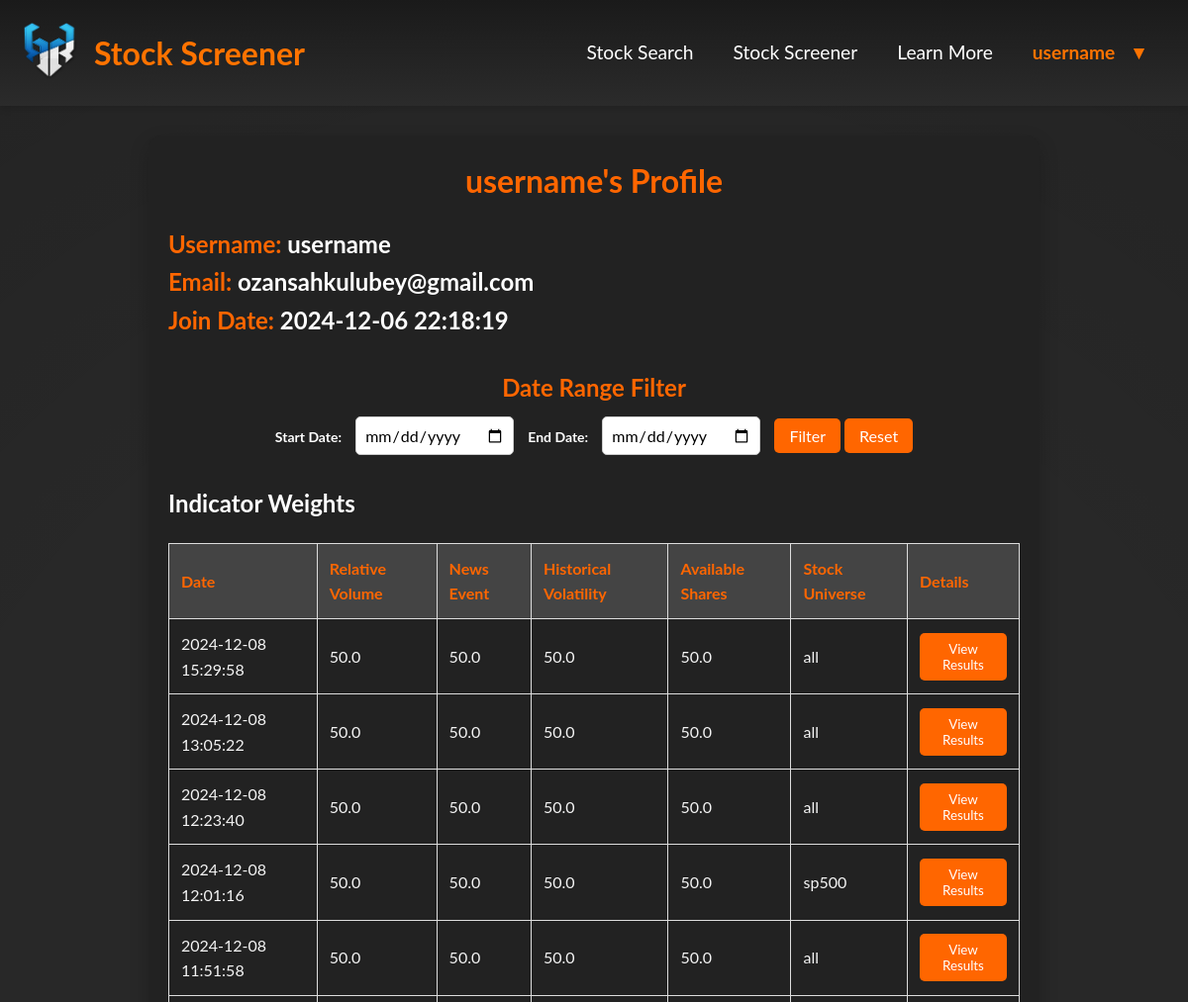
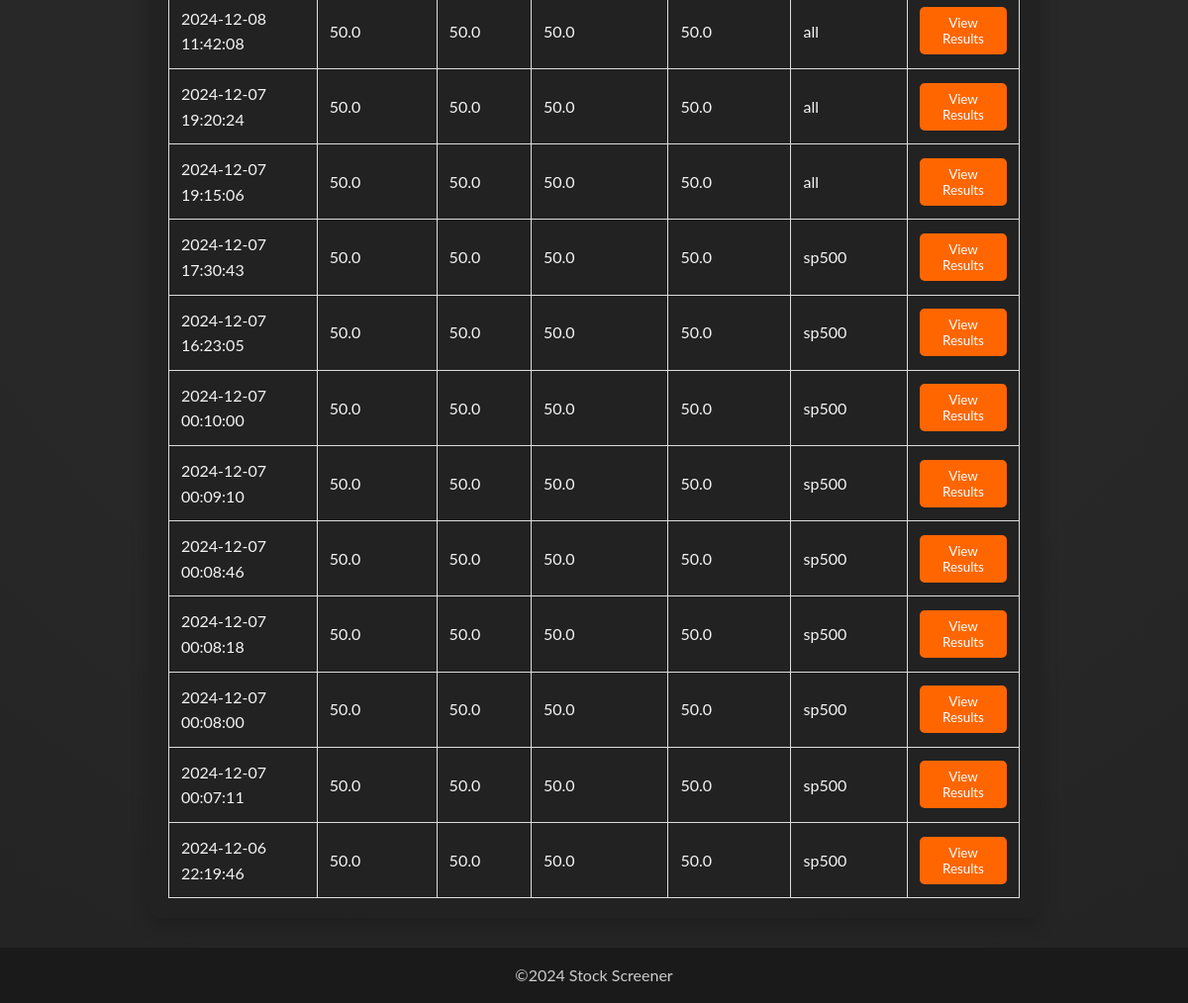
The page /history_filter (signed in) on the database its author committed (2 pictures, top to bottom).
### tables this page shows
CREATE TABLE user (
        id INTEGER PRIMARY KEY AUTOINCREMENT,
        username TEXT NOT NULL UNIQUE,
        email TEXT NOT NULL UNIQUE,
        password TEXT NOT NULL,
        created_at TIMESTAMP DEFAULT CURRENT_TIMESTAMP,
        is_verified INTEGER DEFAULT 0
    );

CREATE TABLE indicator_weights (
        id INTEGER PRIMARY KEY AUTOINCREMENT,
        user_id INTEGER,
        relative_volume REAL,
        news_event REAL,
        price_movement REAL,
        historical_volatility REAL,
        available_shares REAL,
        stock_universe TEXT,
        created_at TIMESTAMP DEFAULT CURRENT_TIMESTAMP,
        FOREIGN KEY(user_id) REFERENCES user(id)
    );

### app.py (the view)
@app.route('/history_filter', methods=['GET'])
def history_filter():
    if 'user_id' not in session:
        return "Unauthorized", 403
    start_date = request.args.get('start_date')
    end_date = request.args.get('end_date')
    data = history_controller.history_filter(session['user_id'], start_date, end_date)
    return render_template('history.html', user=data['user'], weights_with_results=data['weights_with_results'])

### app.py (called while the page is built)
@app.before_request
def require_login():
    return auth_controller.require_login()

@app.context_processor
def inject_user():
    return auth_controller.inject_user()

### controllers/auth_controller.py (called while the page is built)
    def get_db_connection(self):
        if current_app.config['TESTING']:
            conn = sqlite3.connect(':memory:')
        else:
            conn = sqlite3.connect('database/database.db')
        conn.row_factory = sqlite3.Row
        return conn

    def require_login(self):
        allowed_routes = ['login', 'register', 'forgot_password_method', 'validate_reset_otp_method',
                          'reset_password_method']
        if 'logged_in' not in session and request.endpoint not in allowed_routes:
            return redirect(url_for('login'))

    def inject_user(self):
        if 'user_id' in session:
            conn = self.get_db_connection()
            conn.execute('''CREATE TABLE IF NOT EXISTS user (
                                id INTEGER PRIMARY KEY AUTOINCREMENT,
                                username TEXT NOT NULL,
                                email TEXT NOT NULL,
                                password TEXT NOT NULL
                            )''')
            user = conn.execute('SELECT * FROM user WHERE id = ?', (session['user_id'],)).fetchone()
            conn.close()
            return {'user': dict(user) if user else None}
        return {'user': None}

### controllers/history_controller.py (called while the page is built)
    def get_db_connection(self):
        conn = sqlite3.connect('database/database.db')
        conn.row_factory = sqlite3.Row
        return conn

### templates/history.html (shortened to what this page needs)
<!doctype html>
<html lang="en">
<head>
    <link rel="stylesheet" href="{{ url_for('static', filename='global.css') }}">
    <link rel="stylesheet" href="{{ url_for('static', filename='history.css') }}">
</head>
<body>
<header>
        <nav class="navbar">
            <div class="logo-container">
                <a href="{{ url_for('stock_search') }}"><img src="{{ url_for('static', filename='image/logo.png') }}" alt="Logo" class="logo"></a>
                <a href="{{ url_for('stock_search') }}" class="nav-title">Stock Screener</a>
            </div>
            <div class="menu-container">
                <a href="{{ url_for('stock_search') }}" class="menu-item">Stock Search</a>
                <a href="{{ url_for('index') }}" class="menu-item">Stock Screener</a>
                <a href="{{ url_for('learn_more') }}" class="menu-item">Learn More</a>
                {% include 'partials/logout.html' %}
            </div>
        </nav>
    </header>
    <div class="container">
        <h1>{{ user['username'] }}'s Profile</h1>
        <h2><strong>Username:</strong> {{ user['username'] }}</h2>
        <h2><strong>Email:</strong> {{ user.email }}</h2>
        <h2><strong>Join Date:</strong> {{ user.created_at }}</h2>
        <div class="date-range-filter">
            <h2>Date Range Filter</h2>
            <form method="GET" action="/history_filter" id="date-filter-form">
                <label for="start-date">Start Date:</label>
                <input type="date" id="start-date" name="start_date" required>
                <label for="end-date">End Date:</label>
                <input type="date" id="end-date" name="end_date" required>
                <button type="submit">Filter</button>
                <button type="button" onclick="resetFilter()">Reset</button>
            </form>
        </div>
        <h2>Indicator Weights</h2>
        <table>
            <thead>
                <tr>
                    <th>Date</th>
                    <th>Relative Volume</th>
                    <th>News Event</th>
                    <th>Historical Volatility</th>
                    <th>Available Shares</th>
                    <th>Stock Universe</th>
                    <th>Details</th>
                </tr>
            </thead>
            <tbody>
                {% for item in weights_with_results %}
                <tr>
                    <td>{{ item.weight['created_at'] }}</td>
                    <td>{{ item.weight['relative_volume'] }}</td>
                    <td>{{ item.weight['news_event'] }}</td>
                    <td>{{ item.weight['historical_volatility'] }}</td>
                    <td>{{ item.weight['available_shares'] }}</td>
                    <td>{{ item.weight['stock_universe'] }}</td>
                    <td>
                        <button onclick="showPopup({{ loop.index0 }})">View Results</button>
                    </td>
                </tr>
                {% endfor %}
            </tbody>
        </table>
    </div>
      <footer>
        <div class="footer-social">
            <span>©2024 Stock Screener</span>
        </div>
    </footer>
</body>
</html>

### templates/partials/logout.html (shortened to what this page needs)
{% if user %}
    <div class="user-dropdown menu-item" style="color:#ff7300;">
        <span>{{ user['username'] }}</span>
        <span class="dropdown-icon">▼</span>
    </div>
{% else %}
<div class="logout-container">
    <a href="/login" class="login-link" style="color: #ff7300; text-decoration: none; font-weight: bold;">Login</a>
</div>
{% endif %}

### static/global.css (style rules this page uses)
* { margin: 0; padding: 0; box-sizing: border-box; font-family: "Lato", sans-serif; }
html, body { min-height: 100vh; margin: 0; background-color: #1e1e1e; color: #f4f4f4; line-height: 1.6; display: flex; flex-direction: column; }
body { background-color: #2c2c2c; background-image: radial-gradient(circle, rgba(0, 0, 0, 0.1), rgba(0, 0, 0, 0.1) 60%, rgba(0, 0, 0, 0.2)); }
a { color: #ff7300; text-decoration: none; transition: color 0.3s ease; }
header { background: linear-gradient(to bottom, #1a1a1a, #2b2b2b); box-shadow: 0 4px 6px rgba(0, 0, 0, 0.1); padding: 20px 0; }
.navbar { display: flex; justify-content: space-between; align-items: center; max-width: 1200px; margin: 0 auto; padding: 0 20px; }
.logo-container { display: flex; align-items: center; }
.logo { width: 60px; height: auto; margin-right: 15px; }
.nav-title { color: #ff7300; font-size: 32px; font-weight: 700; }
.user-dropdown { position: relative; display: inline-block; cursor: pointer; font-weight: bold; }
.user-dropdown span { margin-right: 10px; }
.dropdown-icon { font-size: 1em; transform: rotate(0deg); transition: transform 0.3s ease; }
table { width: 100%; border-collapse: collapse; }
table, th, td { border: 1px solid #444; }
th { background-color: #333; color: #ff9800; padding: 10px; }
td { padding: 10px; text-align: left; }
footer { background-color: #1a1a1a; color: #ccc; text-align: center; padding: 15px 0; margin-top: auto; }
.menu-container { display: flex; gap: 20px; }
.menu-container a { font-size: 1.2em; }
.menu-item { color: #ffffff; font-size: 16px; text-decoration: none; padding: 10px; transition: color 0.3s ease; }
@media (min-width: 769px) { .navbar { display: flex; justify-content: space-between; align-items: center; } }
@media (min-width: 769px) { .menu-container { display: flex; gap: 20px; } }
@media (min-width: 769px) { .menu-item { font-size: 1.2em; padding: 10px; } }

### static/history.css (style rules this page uses)
.container { max-width: 900px; margin: 30px auto; padding: 20px; background-color: #222; border-radius: 12px; box-shadow: 0 8px 20px rgba(0, 0, 0, 0.2); }
h1 { color: #ff6600; text-align: center; margin-bottom: 20px; }
h2 { color: #fff; }
h2 strong { color: #ff6600; }
.date-range-filter { text-align: center; margin: 30px 0; }
.date-range-filter h2 { margin: 0; font-size: 24px; color: #ff6600; }
.date-range-filter form { margin-top: 10px; }
.date-range-filter label { color: #fff; font-weight: bold; font-size: 14px; }
.date-range-filter input[type="date"] { padding: 8px; font-size: 16px; margin: 0 10px; border-radius: 5px; border: 1px solid #ccc; }
.date-range-filter button { padding: 8px 15px; font-size: 16px; background-color: #ff6600; color: white; border: none; border-radius: 5px; cursor: pointer; transition: background-color 0.3s; }
table { width: 100%; border-collapse: collapse; margin-top: 20px; }
table, th, td { border: 1px solid #ddd; }
th, td { text-align: left; padding: 12px; }
th { background-color: #444; color: #ff6600; }
button { background-color: #ff6600; color: white; padding: 8px 12px; border: none; border-radius: 5px; cursor: pointer; transition: background-color 0.3s; }

### rows shown on the page
user: username "username", email "ozansahkulubey@gmail.com", created_at "2024-12-06 22:18:19"
indicator_weights: weight.created_at "2024-12-08 15:29:58", weight.relative_volume "50.0", weight.news_event "50.0", weight.historical_volatility "50.0", weight.available_shares "50.0", weight.stock_universe "all"
indicator_weights: weight.created_at "2024-12-08 13:05:22", weight.relative_volume "50.0", weight.news_event "50.0", weight.historical_volatility "50.0", weight.available_shares "50.0", weight.stock_universe "all"
indicator_weights: weight.created_at "2024-12-08 12:23:40", weight.relative_volume "50.0", weight.news_event "50.0", weight.historical_volatility "50.0", weight.available_shares "50.0", weight.stock_universe "all"
indicator_weights: weight.created_at "2024-12-08 12:01:16", weight.relative_volume "50.0", weight.news_event "50.0", weight.historical_volatility "50.0", weight.available_shares "50.0", weight.stock_universe "sp500"
indicator_weights: weight.created_at "2024-12-08 11:51:58", weight.relative_volume "50.0", weight.news_event "50.0", weight.historical_volatility "50.0", weight.available_shares "50.0", weight.stock_universe "all"
indicator_weights: weight.created_at "2024-12-08 11:42:08", weight.relative_volume "50.0", weight.news_event "50.0", weight.historical_volatility "50.0", weight.available_shares "50.0", weight.stock_universe "all"
indicator_weights: weight.created_at "2024-12-07 19:20:24", weight.relative_volume "50.0", weight.news_event "50.0", weight.historical_volatility "50.0", weight.available_shares "50.0", weight.stock_universe "all"
indicator_weights: weight.created_at "2024-12-07 19:15:06", weight.relative_volume "50.0", weight.news_event "50.0", weight.historical_volatility "50.0", weight.available_shares "50.0", weight.stock_universe "all"
indicator_weights: weight.created_at "2024-12-07 17:30:43", weight.relative_volume "50.0", weight.news_event "50.0", weight.historical_volatility "50.0", weight.available_shares "50.0", weight.stock_universe "sp500"
indicator_weights: weight.created_at "2024-12-07 16:23:05", weight.relative_volume "50.0", weight.news_event "50.0", weight.historical_volatility "50.0", weight.available_shares "50.0", weight.stock_universe "sp500"
indicator_weights: weight.created_at "2024-12-07 00:10:00", weight.relative_volume "50.0", weight.news_event "50.0", weight.historical_volatility "50.0", weight.available_shares "50.0", weight.stock_universe "sp500"
indicator_weights: weight.created_at "2024-12-07 00:09:10", weight.relative_volume "50.0", weight.news_event "50.0", weight.historical_volatility "50.0", weight.available_shares "50.0", weight.stock_universe "sp500"
indicator_weights: weight.created_at "2024-12-07 00:08:46", weight.relative_volume "50.0", weight.news_event "50.0", weight.historical_volatility "50.0", weight.available_shares "50.0", weight.stock_universe "sp500"
indicator_weights: weight.created_at "2024-12-07 00:08:18", weight.relative_volume "50.0", weight.news_event "50.0", weight.historical_volatility "50.0", weight.available_shares "50.0", weight.stock_universe "sp500"
indicator_weights: weight.created_at "2024-12-07 00:08:00", weight.relative_volume "50.0", weight.news_event "50.0", weight.historical_volatility "50.0", weight.available_shares "50.0", weight.stock_universe "sp500"
indicator_weights: weight.created_at "2024-12-07 00:07:11", weight.relative_volume "50.0", weight.news_event "50.0", weight.historical_volatility "50.0", weight.available_shares "50.0", weight.stock_universe "sp500"
indicator_weights: weight.created_at "2024-12-06 22:19:46", weight.relative_volume "50.0", weight.news_event "50.0", weight.historical_volatility "50.0", weight.available_shares "50.0", weight.stock_universe "sp500"
